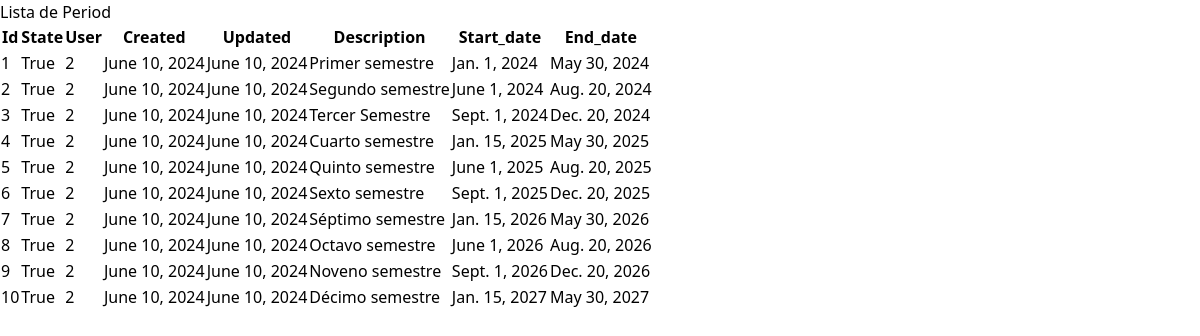
Screenshot of /lista/Period/ with the database file from the repository.
### core/models.py (models this page shows, shortened)
class GeneralDelete(models.Model):
    state = models.BooleanField(default=True)
    user = models.ForeignKey(User, on_delete=models.CASCADE)
    created = models.DateField(auto_now_add=True)
    updated = models.DateField(auto_now=True)
    objects = models.Manager()
    active_objects = ActiveManager()
    def get_fields(self):
        return [(field.name, field.value_from_object(self)) for field in self._meta.fields]
    class Meta:
        abstract = True

class Period(GeneralDelete):
    description = models.CharField(max_length=50)
    start_date = models.DateField()
    end_date = models.DateField()

### core/views.py (the view)
# urls.py: path('lista/<str:modelo>/', ListaObjetosView.as_view(), name='lista_objetos'),
class ListaObjetosView(ListView):
    template_name = 'lista_objetos.html'  # Ruta por defecto al template HTML
    context_object_name = 'objetos'  # Nombre del contexto en el template
    def get_queryset(self):
        modelo_nombre = self.kwargs['modelo']
        try:
            Modelo = apps.get_model('core', modelo_nombre)
        except LookupError:
            raise Http404(f"Modelo '{modelo_nombre}' no encontrado.")
        return Modelo.objects.all()
    def get_context_data(self, **kwargs):
        context = super().get_context_data(**kwargs)
        context['modelo'] = self.kwargs['modelo']
        return context

### template/lista_objetos.html (shortened to what this page needs)
<!DOCTYPE html>
<html lang="es">
<head>
    {% load static %}
    <link href="{% static 'css/styles.css' %}" rel="stylesheet">
</head>
<body class="bg-gray-100">
    <div class="container mx-auto px-4 py-8">
        <h1 class="text-2xl font-bold mb-4">Lista de {{ modelo }}</h1>
        <div class="overflow-x-auto">
            <table class="table-auto min-w-full bg-white border border-gray-200 shadow-lg rounded-lg">
                <thead class="bg-gray-200">
                    <tr>
                        {% for name, _ in objetos.0.get_fields %}
                        <th class="px-6 py-3 border-b-2 border-gray-300 text-left text-xs leading-4 font-medium text-gray-700 uppercase tracking-wider">{{ name|capfirst }}</th>
                        {% endfor %}
                    </tr>
                </thead>
                <tbody class="divide-y divide-gray-200">
                    {% for objeto in objetos %}
                    <tr class="hover:bg-gray-50">
                        {% for name, value in objeto.get_fields %}
                        <td class="px-6 py-4 whitespace-no-wrap">{{ value }}</td>
                        {% endfor %}
                    </tr>
                    {% empty %}
                    <tr>
                        <td colspan="{{ objetos.0.get_fields|length }}" class="px-6 py-4 text-center text-sm leading-5 text-gray-500">No hay {{ modelo }} disponibles.</td>
                    </tr>
                    {% endfor %}
                </tbody>
            </table>
        </div>
    </div>
</body>
</html>

### static/css/styles.css (style rules this page uses)
html, :host { line-height: 1.5; -webkit-text-size-adjust: 100%; -moz-tab-size: 4; -o-tab-size: 4; tab-size: 4; font-family: ui-sans-serif, system-ui, sans-serif, "Apple Color Emoji", "Segoe UI Emoji", "Segoe UI Symbol", "Noto Color Emoji"; font-feature-settings: normal; font-variation-settings: normal; -webkit-tap-highlight-color: transparent; }
body { margin: 0; line-height: inherit; }
h1, h2, h3, h4, h5, h6 { font-size: inherit; font-weight: inherit; }
table { text-indent: 0; border-color: inherit; border-collapse: collapse; }
blockquote, dl, dd, h1, h2, h3, h4, h5, h6, hr, figure, p, pre { margin: 0; }

### rows the page displays
Period: get_fields "1" "True" "2" "June 10, 2024" "June 10, 2024" "Primer semestre" "Jan. 1, 2024" "May 30, 2024"
Period: get_fields "2" "True" "2" "June 10, 2024" "June 10, 2024" "Segundo semestre" "June 1, 2024" "Aug. 20, 2024"
Period: get_fields "3" "True" "2" "June 10, 2024" "June 10, 2024" "Tercer Semestre" "Sept. 1, 2024" "Dec. 20, 2024"
Period: get_fields "4" "True" "2" "June 10, 2024" "June 10, 2024" "Cuarto semestre" "Jan. 15, 2025" "May 30, 2025"
Period: get_fields "5" "True" "2" "June 10, 2024" "June 10, 2024" "Quinto semestre" "June 1, 2025" "Aug. 20, 2025"
Period: get_fields "6" "True" "2" "June 10, 2024" "June 10, 2024" "Sexto semestre" "Sept. 1, 2025" "Dec. 20, 2025"
Period: get_fields "7" "True" "2" "June 10, 2024" "June 10, 2024" "Séptimo semestre" "Jan. 15, 2026" "May 30, 2026"
Period: get_fields "8" "True" "2" "June 10, 2024" "June 10, 2024" "Octavo semestre" "June 1, 2026" "Aug. 20, 2026"
Period: get_fields "9" "True" "2" "June 10, 2024" "June 10, 2024" "Noveno semestre" "Sept. 1, 2026" "Dec. 20, 2026"
Period: get_fields "10" "True" "2" "June 10, 2024" "June 10, 2024" "Décimo semestre" "Jan. 15, 2027" "May 30, 2027"

### other values shown
{{ modelo }} "Period"
{{ name|capfirst }} "Id" "State" "User" "Created" "Updated" "Description" "Start_date" "End_date"
